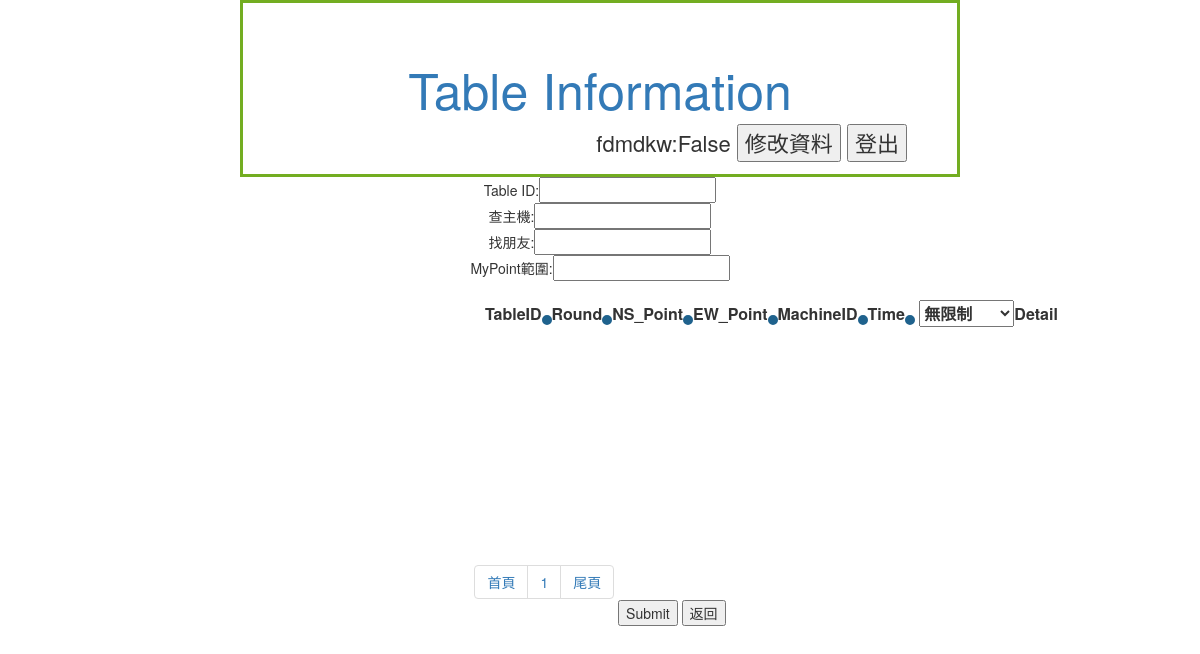
Before: /Table/ (signed in) with the older database file.
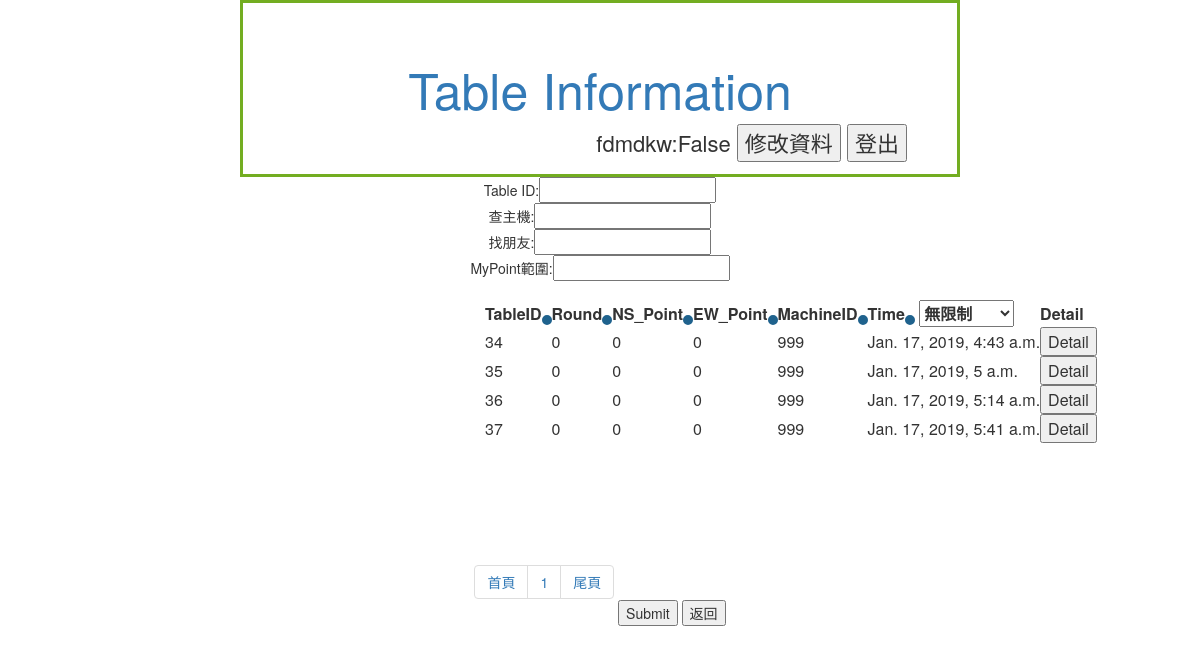
After: the same page with the newer database file.
### Member/models.py (models this page shows, shortened)
class table(models.Model):
    time = models.DateTimeField(verbose_name="time",auto_now=True)
    NS_TotalPoint = models.DecimalField(max_digits = 5,decimal_places=0)
    EW_TotalPoint = models.DecimalField(max_digits = 5,decimal_places=0)
    RoundNum = models.DecimalField(max_digits = 10,decimal_places=0)     #總共進行幾個ROUND Eg. 1/4/16
    MachineID = models.DecimalField(max_digits = 10,decimal_places=0)
    '''
    dds_result format: string{10 11 12 13 20 ... 53}
    # Use space to seperate each 2 digits numner
        N   E   S   W
    NT 10  11  12  13
    S  20  21  22  23
    H  30  31  32  33
    D  40  41  42  43
    C  50  51  52  53
    '''

### Member/views.py (the view, shortened to what this page needs)
# urls.py: path('Table/',views.tableinformation,name = 'table'),
@login_required(login_url='/Member/login/')
def tableinformation(request,tid='x'):
	permission = False
	seats = seat.objects.filter(PlayerID=request.user.id)
	mytable = []
	for s in seats:
		mytable.append(s.TableID.pk)
	mytable = set(mytable)		#去除重複
	tables = table.objects.filter(pk__in=mytable)		#一般使用者
	if request.user.is_staff==True:
		permission = True			#管理者
		tables = table.objects.all()
	name = Name(request)
	if	tid=="x":		# 牌桌資訊一覽
		paginator = Paginator(tables, 5)
		page = request.GET.get('page','1')
		tables = paginator.page(page)
		return render(request,"Member/table.html",locals())

### Member/views.py (called while the page is built)
def Name(request):
	name = request.user.first_name
	if name == "":
		name = request.user.username
	return name

### Member/templates/Member/table.html (shortened to what this page needs)
{% extends 'Member/base.html' %}
{%block title%}
    Table Information
{%endblock%}
{%block user%}
        {{name}}:{{permission}}
        <input type="button" value="修改資料" onclick="location='/Member/modify/'">
        <input type="button" value="登出" onclick="location='/Member/logout/'">
{%endblock%}
{%block content%}
<form method="post" action="/Member/Table/">
<div class="find">
    Table ID:<input type="text" name="T_id"><br>
    查主機:<input type="text" name="BMBC"><br>
    找朋友:<input type="text" name="Friend"><br>
    MyPoint範圍:<input type="text" name="MyPoint"><br>
</div>
    <table class="filter">
        <th>TableID<input type="submit" name = 'order'value="TableID"></th>
        <th>Round<input type="submit" name = 'order'value="RoundNum"></th>
        <th>NS_Point<input type="submit" name = 'order'value="NS_TotalPoint"></th>
        <th>EW_Point<input type="submit" name = 'order'value="EW_TotalPoint"></th>
        <th>MachineID<input type="submit" name = 'order'value="MachineID"></th>
        <th>Time<input type="submit" name = 'order'value="-time">
            <select name="TimeRange">
                <option value="99999">無限制</option>
            </select>
        </th>
        <th>Detail</th>
        {%for table in tables%}
        <tr>
        <td>{{table.pk}}</td>
        <td>{{table.RoundNum}}</td>
        <td>{{table.NS_TotalPoint}}</td>
        <td>{{table.EW_TotalPoint}}</td>
        <td>{{table.MachineID}}</td>
        <td>{{table.time}}</td>
        <td><input type="button" onclick="location.href='{{table.pk}}'"value="Detail"></td>
        </tr>
        {%endfor%}
    </table>
{%endblock%}
{%block bottom%}
            <ul class="pagination">
            <li><a href="/Member/Table/?page=1">首頁</a></li>
                 {% for num in tables.paginator.page_range %}
                    <li><a href="/Member/Table/?page={{ num }}">{{ num }}</a></li>
                 {% endfor %}
                <li><a href="/Member/Table/?page={{ tables.paginator.num_pages }}">尾頁</a></li>
             </ul>
<input type="submit" class="a">
{%endblock%}

### Member/templates/Member/base.html (shortened to what this page needs)
<html>
<head>
    <link rel="stylesheet" href="//maxcdn.bootstrapcdn.com/bootstrap/3.2.0/css/bootstrap.min.css">
    <link rel="stylesheet" href="//maxcdn.bootstrapcdn.com/bootstrap/3.2.0/css/bootstrap-theme.min.css">
</head>
<body>
<div class = "center">
    <a href="/Member/index/"><div style="font-size:50px;">{%block title%}{%endblock%}</div></a>
    <div class = user>
            {%block user%}
            {%endblock%}
    </div>
</div>
<div class = "content">
    {%block content%}
    {%endblock%}
</div>
</body>
<body>
<div class = bottom>
    {%block bottom%}
    {%endblock%}
    <input type="button" onclick=location.href="javascript:history.go(-1);" value="返回">
</div>
</body>
</html>

### Member/templates/Member/base.html (style rules this page uses)
.center { text-align: center; margin: auto; width: 60%; border: 3px solid #73AD21; padding: 50px; white-space:nowrap; }
.content { text-align:center; }
.bottom { margin:auto; padding:250px; text-align:center; float:bottom; }
.user { font-size:22px; float:right; }

### Member/templates/Member/table.html (style rules this page uses)
input[type=submit]:not(.a) { -webkit-border-radius: 60; -moz-border-radius: 60; border-radius: 60px; font-size: 0px; padding: 0px; border: solid #1f628d 5px; text-decoration: none; }
.filter { position:absolute; top:300px; left:485px; }

Changed rows visible on the page:
added table: pk "34", RoundNum "0", NS_TotalPoint "0", EW_TotalPoint "0", MachineID "999", time "Jan. 17, 2019, 4:43 a.m."
added table: pk "35", RoundNum "0", NS_TotalPoint "0", EW_TotalPoint "0", MachineID "999", time "Jan. 17, 2019, 5 a.m."
added table: pk "36", RoundNum "0", NS_TotalPoint "0", EW_TotalPoint "0", MachineID "999", time "Jan. 17, 2019, 5:14 a.m."
added table: pk "37", RoundNum "0", NS_TotalPoint "0", EW_TotalPoint "0", MachineID "999", time "Jan. 17, 2019, 5:41 a.m."
